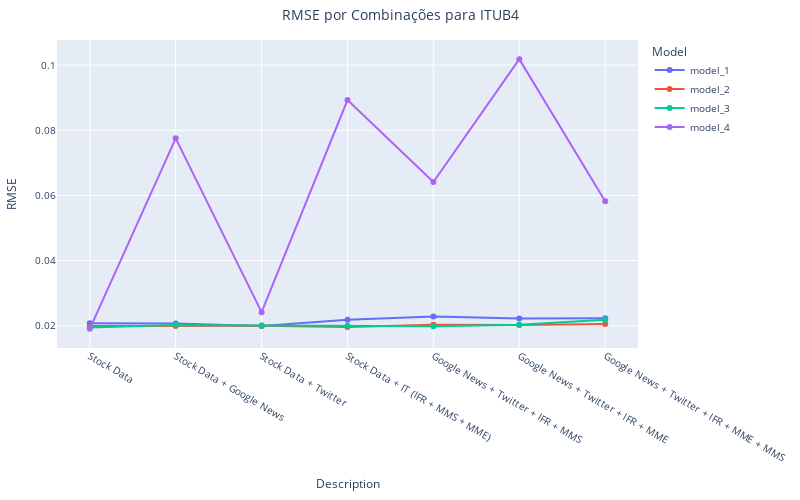

Notebook source saved alongside this figure:
### Code cell
# Grafico RMSE por combinação por ação
fig_filtered = plot_rmse_line_plotly(resultados_concatenados, stock_name='ITUB4')
fig_filtered.show()

### Figure 1 — Plotly figure (JSON) as saved in the notebook; plotly's stock layout.template omitted (floating-point values rounded to 4 significant figures)
{"data": [{"hovertemplate": "Model=model_1<br>Description=%{x}<br>RMSE=%{y}<extra></extra>", "legendgroup": "model_1", "line": {"color": "#636efa", "dash": "solid"}, "marker": {"symbol": "circle"}, "mode": "lines+markers", "name": "model_1", "orientation": "v", "showlegend": true, "type": "scatter", "x": ["Stock Data", "Stock Data + Google News", "Stock Data + Twitter", "Stock Data + IT (IFR + MMS + MME)", "Google News + Twitter + IFR + MMS", "Google News + Twitter + IFR + MME", "Google News + Twitter + IFR + MME + MMS"], "xaxis": "x", "y": [0.02074, 0.0207, 0.01996, 0.02187, 0.02285, 0.02223, 0.0223], "yaxis": "y"}, {"hovertemplate": "Model=model_2<br>Description=%{x}<br>RMSE=%{y}<extra></extra>", "legendgroup": "model_2", "line": {"color": "#EF553B", "dash": "solid"}, "marker": {"symbol": "circle"}, "mode": "lines+markers", "name": "model_2", "orientation": "v", "showlegend": true, "type": "scatter", "x": ["Stock Data", "Stock Data + Google News", "Stock Data + Twitter", "Stock Data + IT (IFR + MMS + MME)", "Google News + Twitter + IFR + MMS", "Google News + Twitter + IFR + MME", "Google News + Twitter + IFR + MME + MMS"], "xaxis": "x", "y": [0.01992, 0.01994, 0.02, 0.01965, 0.02029, 0.02022, 0.02055], "yaxis": "y"}, {"hovertemplate": "Model=model_3<br>Description=%{x}<br>RMSE=%{y}<extra></extra>", "legendgroup": "model_3", "line": {"color": "#00cc96", "dash": "solid"}, "marker": {"symbol": "circle"}, "mode": "lines+markers", "name": "model_3", "orientation": "v", "showlegend": true, "type": "scatter", "x": ["Stock Data", "Stock Data + Google News", "Stock Data + Twitter", "Stock Data + IT (IFR + MMS + MME)", "Google News + Twitter + IFR + MMS", "Google News + Twitter + IFR + MME", "Google News + Twitter + IFR + MME + MMS"], "xaxis": "x", "y": [0.01944, 0.0202, 0.02007, 0.01999, 0.01982, 0.02028, 0.02184], "yaxis": "y"}, {"hovertemplate": "Model=model_4<br>Description=%{x}<br>RMSE=%{y}<extra></extra>", "legendgroup": "model_4", "line": {"color": "#ab63fa", "dash": "solid"}, "marker": {"symbol": "circle"}, "mode": "lines+markers", "name": "model_4", "orientation": "v", "showlegend": true, "type": "scatter", "x": ["Stock Data", "Stock Data + Google News", "Stock Data + Twitter", "Stock Data + IT (IFR + MMS + MME)", "Google News + Twitter + IFR + MMS", "Google News + Twitter + IFR + MME", "Google News + Twitter + IFR + MME + MMS"], "xaxis": "x", "y": [0.01905, 0.07754, 0.02417, 0.08928, 0.06412, 0.1018, 0.05826], "yaxis": "y"}], "layout": {"font": {"size": 10}, "height": 500, "legend": {"title": {"text": "Model"}, "tracegroupgap": 0}, "margin": {"b": 20, "l": 20, "r": 20, "t": 40}, "title": {"text": "RMSE por Combinações para ITUB4", "x": 0.5}, "width": 800, "xaxis": {"anchor": "y", "domain": [0, 1], "title": {"text": "Description"}}, "yaxis": {"anchor": "x", "domain": [0, 1], "title": {"text": "RMSE"}}}}
